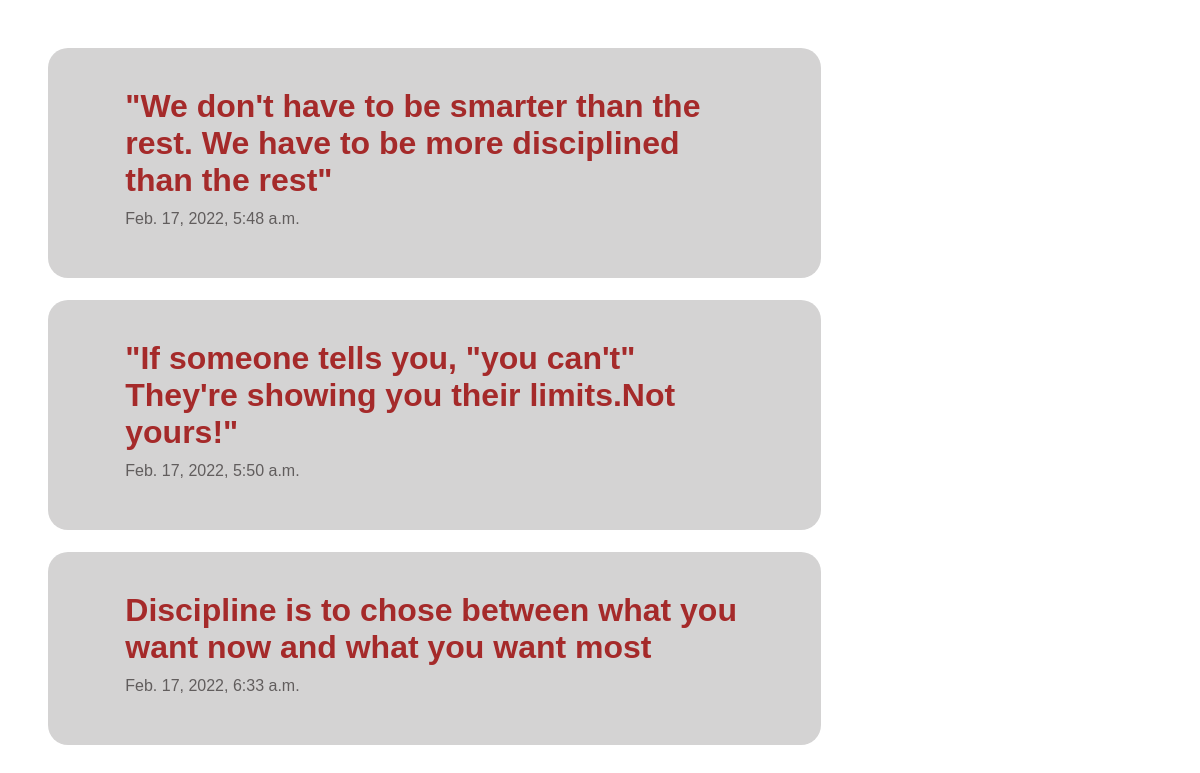
The page / on the database its author committed.
### ninja6app/models.py (models this page shows, shortened)
class Quotetion(models.Model):
    Quote = models.CharField(max_length=260)
    details = models.TextField()
    date = models.DateTimeField(auto_now_add=models.CASCADE)

### ninja6app/views.py (the view)
# urls.py: 2. Add a URL to urlpatterns:  path('', views.home, name='home')
def home(request):
    quote = Quotetion.objects.all()
    return render(request, 'ninja6app/home.html', {'quote': quote})

### ninja6app/templates/ninja6app/home.html (shortened to what this page needs)
{% load static %}
<!DOCTYPE html>
<html lang="en">
<head>
    <link rel="stylesheet" href="{% static 'ninja6app/styles.css' %}">
</head>
<body>
    {% for q in quote %}
        <div class="quote">
        <h1>{{ q.Quote }}</h1>
        <p>{{ q.date }}</p>
        </div>
    {% endfor %}
</body>
</html>

### ninja6app/static/ninja6app/styles.css (style rules this page uses)
body { margin: 3em; }
h1 { font-family: 'Franklin Gothic Medium', 'Arial Narrow', Arial, sans-serif; color: brown; max-width: 95%; padding-top: 40px; padding-bottom: 30px; padding-left: 10%; padding-right: 10%; }
.quote { width: 70%; background-color: rgb(212, 211, 211); border-radius: 20px; }
p { margin-left: 10%; margin-top: -40px; padding-bottom: 50px; font-family: 'Gill Sans', 'Gill Sans MT', Calibri, 'Trebuchet MS', sans-serif; color: rgb(97, 93, 93); }

### rows shown on the page
Quotetion: Quote "\"We don't have to be smarter than the rest. We have to be more disciplined than the rest\"", date "Feb. 17, 2022, 5:48 a.m."
Quotetion: Quote "\"If someone tells you, \"you can't\" They're showing you their limits.Not yours!\"", date "Feb. 17, 2022, 5:50 a.m."
Quotetion: Quote "Discipline is to chose between what you want now and what you want most", date "Feb. 17, 2022, 6:33 a.m."
